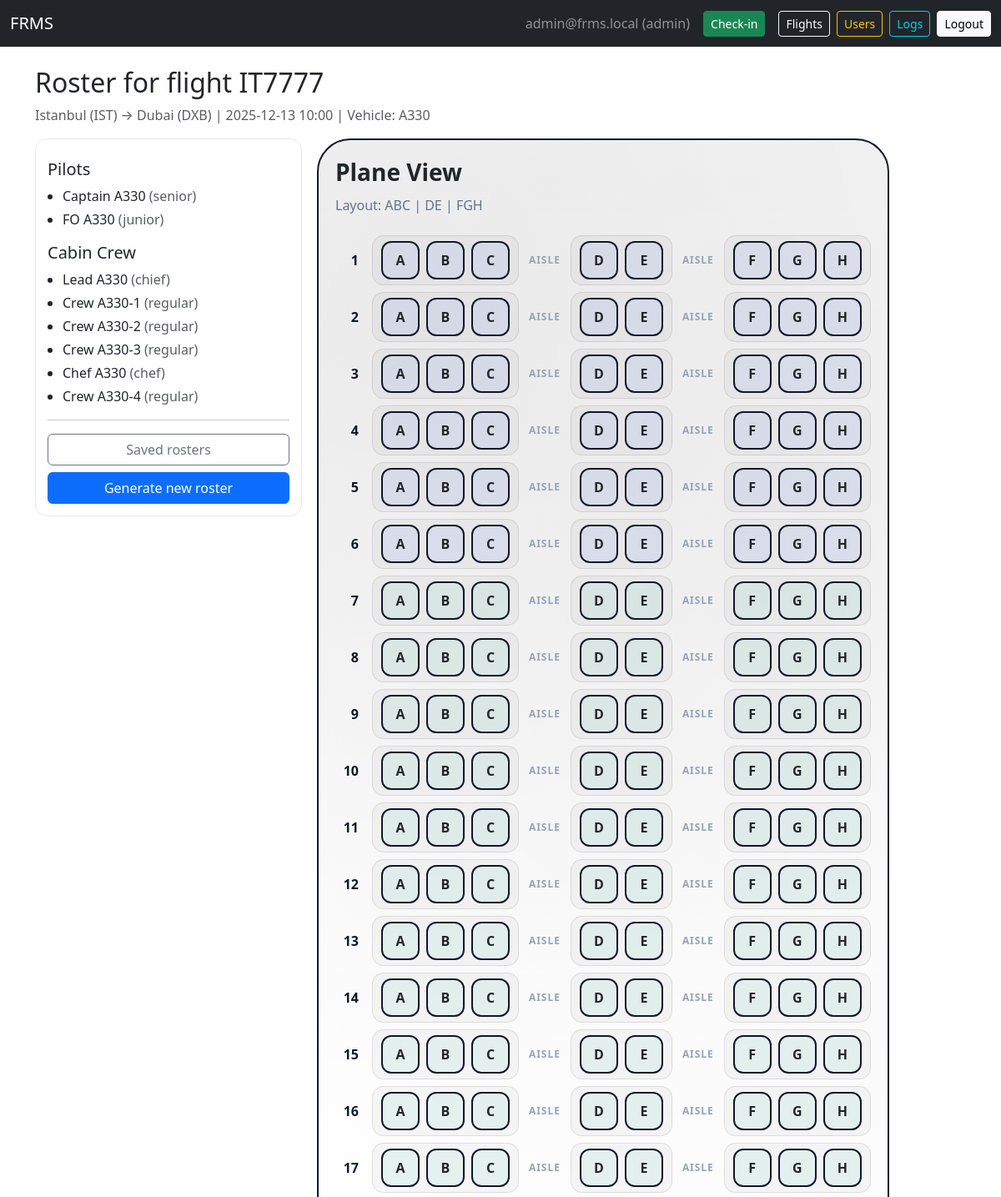
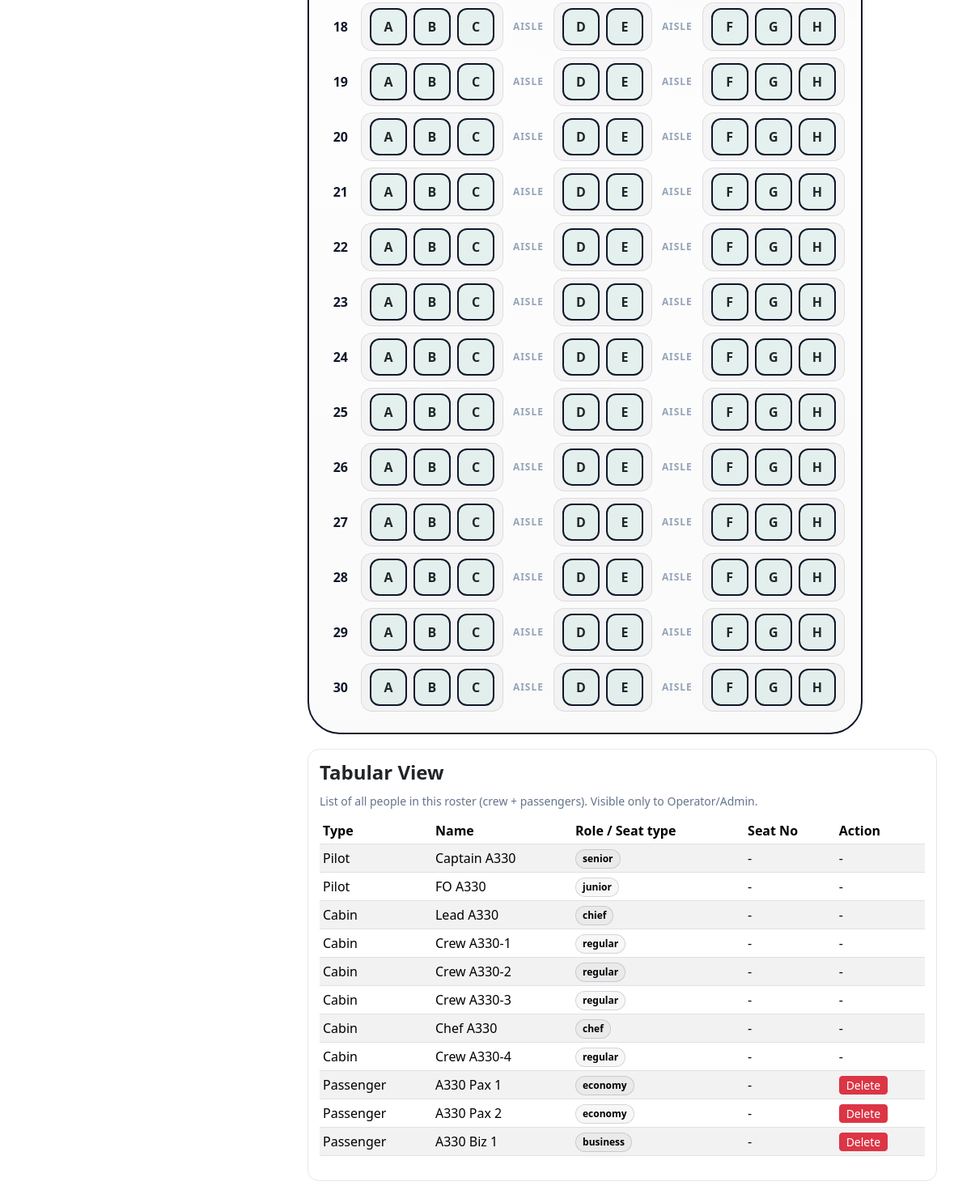
The app's page /flight/IT7777/roster (signed in) with its own data (2 pictures, top to bottom).
### tables this page shows
CREATE TABLE users (
            id INTEGER PRIMARY KEY AUTOINCREMENT,
            email TEXT UNIQUE NOT NULL,
            password_hash TEXT NOT NULL,
            role TEXT NOT NULL DEFAULT 'viewer'  -- admin, operator, viewer
        );

CREATE TABLE flights (
            id INTEGER PRIMARY KEY AUTOINCREMENT,
            flight_no TEXT UNIQUE NOT NULL,
            date_time TEXT NOT NULL,
            duration_minutes INTEGER,
            distance_km INTEGER,
            source TEXT,
            destination TEXT,
            vehicle_type TEXT,
            shared_flight_no TEXT,
            shared_company TEXT
        );

CREATE TABLE passengers (
            id INTEGER PRIMARY KEY AUTOINCREMENT,
            flight_no TEXT NOT NULL,
            name TEXT NOT NULL,
            age INTEGER,
            nationality TEXT,
            seat_type TEXT,  -- business or economy
            seat_no TEXT,    -- may be NULL
            group_id INTEGER,
            parent_id INTEGER
        , pnr TEXT, ssn TEXT);

### app.py (the view)
@app.route("/flight/<flight_no>/roster")
@login_required()
def view_latest_roster(flight_no):
    db = get_db()
    flight = db.execute("SELECT * FROM flights WHERE flight_no=?", (flight_no,)).fetchone()
    if not flight: return "Flight not found"
    row = db.execute("SELECT * FROM rosters WHERE flight_no=? ORDER BY created_at DESC LIMIT 1", (flight_no,)).fetchone()
    live_passengers = [dict(p) for p in db.execute("SELECT * FROM passengers WHERE flight_no=?", (flight_no,)).fetchall()]
    if row:
        roster_data = json.loads(row["data_json"])
        pilots = roster_data.get("pilots", [])
        cabin = roster_data.get("cabin", [])
        roster_id = row["id"]
    else:
        pilots = [dict(p) for p in db.execute("SELECT * FROM pilots LIMIT 2")]
        cabin = [dict(a) for a in db.execute("SELECT * FROM attendants LIMIT 4")]
        roster_id = None
    seat_rows = build_seat_rows(flight["vehicle_type"], live_passengers)
    return render_template("roster.html", user=current_user(), flight=flight,
                           pilots=pilots, cabin=cabin,
                           passengers=live_passengers, seat_rows=seat_rows, roster_id=roster_id)

### app.py (called while the page is built)
def get_db():
    if "db" not in g:
        g.db = sqlite3.connect(DATABASE)
        g.db.row_factory = sqlite3.Row
    return g.db

def build_seat_map(vtype):
    c = PLANE_LAYOUTS.get(vtype)
    seats = []
    if not c: return []
    for r in range(1, c["rows"] + 1):
        for col in c["cols"]:
            seats.append({"seat_no": f"{r}{col}", "seat_type": "business" if r <= c["biz"] else "economy"})
    return seats

def build_seat_rows(vehicle_type, passengers):
    seat_map = build_seat_map(vehicle_type)
    seat_lookup = {p["seat_no"]: p for p in passengers if p["seat_no"]}
    seat_rows_dict = defaultdict(list)
    for seat in seat_map:
        seat["occupant"] = seat_lookup.get(seat["seat_no"])
        row_num = int(''.join(ch for ch in seat["seat_no"] if ch.isdigit()))
        seat_rows_dict[row_num].append(seat)
    return {r: sorted(seat_rows_dict[r], key=lambda s: s["seat_no"]) for r in sorted(seat_rows_dict.keys())}

def current_user():
    if "user_id" not in session: return None
    return get_db().execute("SELECT * FROM users WHERE id = ?", (session["user_id"],)).fetchone()

def login_required(role=None):
    from functools import wraps
    def decorator(func):
        @wraps(func)
        def wrapper(*args, **kwargs):
            user = current_user()
            if user is None:
                flash("Please log in first.", "warning")
                return redirect(url_for("login", next=request.path))
            if role and user["role"] != role:
                flash("Unauthorized.", "danger")
                return redirect(url_for("dashboard"))
            return func(*args, **kwargs)
        return wrapper
    return decorator

### templates/roster.html
{% extends "base.html" %}
{% block content %}
<h2 class="mb-2">Roster for flight {{ flight['flight_no'] }}</h2>
<p class="text-muted">
  {{ flight['source'] }} → {{ flight['destination'] }} |
  {{ flight['date_time'] }} |
  Vehicle: {{ flight['vehicle_type'] }}
</p>
{% include "roster_partial.html" %}
{% endblock %}

### templates/base.html (shortened to what this page needs)
<!doctype html>
<html lang="en">
<head>
  <link href="https://cdn.jsdelivr.net/npm/bootstrap@5.3.2/dist/css/bootstrap.min.css" rel="stylesheet">
</head>
<body>
  <nav class="navbar navbar-expand-lg navbar-dark bg-dark mb-4">
    <div class="container-fluid">
      <a class="navbar-brand" href="{{ url_for('home') }}">FRMS</a>
      <div class="d-flex align-items-center">
        {% if user %}
        <span class="navbar-text me-3 text-white-50">{{ user['email'] }} ({{ user['role'] }})</span>
        <a class="btn btn-success btn-sm me-3" href="{{ url_for('checkin') }}">Check-in</a>
        <a class="btn btn-outline-light btn-sm me-2" href="{{ url_for('flight_search') }}">Flights</a>
        {% if user['role'] == 'admin' %}
        <a class="btn btn-outline-warning btn-sm me-2" href="{{ url_for('manage_users') }}">Users</a>
        <a class="btn btn-outline-info btn-sm me-2" href="{{ url_for('view_logs') }}">Logs</a>
        {% endif %}
        <a class="btn btn-light btn-sm" href="{{ url_for('logout') }}">Logout</a>
        {% else %}
        <a class="btn btn-outline-light btn-sm me-2" href="{{ url_for('login') }}">Login</a>
        <a class="btn btn-light btn-sm" href="{{ url_for('register') }}">Register</a>
        {% endif %}
      </div>
    </div>
  </nav>
  <div class="container mb-5">
    {% block content %}{% endblock %}
  </div>
</body>
</html>

### templates/roster_partial.html (shortened to what this page needs)
<div class="plane-wrap">
    <div class="crew-card">
        <h5>Pilots</h5>
        <ul class="crew-list">
            {% if pilots %}
            {% for p in pilots %}
            <li>{{ p['name'] }} <span class="text-muted">({{ p['seniority'] }})</span></li>
            {% endfor %}
            {% else %}
            <li class="text-muted"><small>No pilot info</small></li>
            {% endif %}
        </ul>
        <h5 class="mt-3">Cabin Crew</h5>
        <ul class="crew-list">
            {% if cabin %}
            {% for c in cabin %}
            <li>{{ c['name'] }} <span class="text-muted">({{ c.get('attendant_type','') }})</span></li>
            {% endfor %}
            {% else %}
            <li class="text-muted"><small>No cabin info</small></li>
            {% endif %}
        </ul>
        {% if roster_id %}
        <hr>
        <div class="d-grid gap-2">
            <a class="btn btn-outline-secondary"
                href="{{ url_for('list_saved_rosters', flight_no=flight['flight_no']) }}">
                Saved rosters
            </a>
            <a class="btn btn-primary" href="{{ url_for('generate_roster', flight_no=flight['flight_no']) }}">
                Generate new roster
            </a>
        </div>
        {% endif %}
    </div>
    <div class="right-col">
        <div class="views-grid">
            <div class="plane-body">
                <h3 class="plane-title">Plane View</h3>
                <p class="plane-sub">
                    {% if flight['vehicle_type'] == 'A330' %}
                    Layout: ABC | DE | FGH
                    {% else %}
                    Layout: ABC | DEF
                    {% endif %}
                </p>
                <div class="seat-grid">
                    {% for row_num, seats in seat_rows.items() %}
                    {% set seat_by_col = {} %}
                    <div class="seat-row">
                        <div class="row-num">{{ row_num }}</div>
                        <div class="row-seats">
                            {% if flight['vehicle_type'] == 'A330' %}
                            <div class="seat-block">
                                {% for col in ['A','B','C'] %}
                                {% set s = seat_by_col.get(col) %}
                                {% if s %}
                                <div class="seat {{ s['seat_type'] }} {% if s.get('occupant') %}occupied{% endif %}">
                                    {{ col }}
                                </div>
                                {% endif %}
                                {% endfor %}
                            </div>
                            <div class="aisle-label">aisle</div>
                            <div class="seat-block">
                                {% for col in ['D','E'] %}
                                {% set s = seat_by_col.get(col) %}
                                {% if s %}
                                <div class="seat {{ s['seat_type'] }} {% if s.get('occupant') %}occupied{% endif %}">
                                    {{ col }}
                                </div>
                                {% endif %}
                                {% endfor %}
                            </div>
                            <div class="aisle-label">aisle</div>
                            <div class="seat-block">
                                {% for col in ['F','G','H'] %}
                                {% set s = seat_by_col.get(col) %}
                                {% if s %}
                                <div class="seat {{ s['seat_type'] }} {% if s.get('occupant') %}occupied{% endif %}">
                                    {{ col }}
                                </div>
                                {% endif %}
                                {% endfor %}
                            </div>
                            {% endif %}
                        </div>
                    </div>
                    {% endfor %}
                </div>
            </div>
            {% if user and user['role'] in ['admin','operator'] and pilots %}
            <div class="tab-card">
                <h4>Tabular View</h4>
                <div class="tab-help">
                    List of all people in this roster (crew + passengers). Visible only to Operator/Admin.
                </div>
                <div class="table-responsive">
                    <table class="table table-sm table-striped align-middle">
                        <thead>
                            <tr>
                                <th>Type</th>
                                <th>Name</th>
                                <th>Role / Seat type</th>
                                <th>Seat No</th>
                                {% if user and user['role'] in ['admin', 'operator'] %}
                                <th>Action</th>
                                {% endif %}
                            </tr>
                        </thead>
                        <tbody>
                            {% for p in pilots %}
                            <tr>
                                <td>Pilot</td>
                                <td>{{ p['name'] }}</td>
                                <td><span class="pill">{{ p['seniority'] }}</span></td>
                                <td>-</td>
                                {% if user and user['role'] in ['admin', 'operator'] %}
                                <td>-</td>
                                {% endif %}
                            </tr>
                            {% endfor %}
                            {% for c in cabin %}
                            <tr>
                                <td>Cabin</td>
                                <td>{{ c['name'] }}</td>
                                <td><span class="pill">{{ c.get('attendant_type','crew') }}</span></td>
                                <td>-</td>
                                {% if user and user['role'] in ['admin', 'operator'] %}
                                <td>-</td>
                                {% endif %}
                            </tr>
                            {% endfor %}
                            {% for pax in passengers %}
                            <tr>
                                <td>Passenger</td>
                                <td>{{ pax['name'] }}</td>
                                <td>
                                    <span class="pill">{{ pax.get('seat_type','economy') }}</span>
                                </td>
                                <td>
                                    {% if pax.get('seat_no') %}{{ pax['seat_no'] }}{% else %}-{% endif %}
                                </td>
                                {% if user and user['role'] in ['admin', 'operator'] %}
                                <td>
                                    <form method="post" action="{{ url_for('delete_passenger', pax_id=pax['id']) }}"
                                        onsubmit="return confirm('Are you sure you want to delete this passenger?');">
                                        <button class="btn btn-sm btn-danger py-0">Delete</button>
                                    </form>
                                </td>
                                {% endif %}
                            </tr>
                            {% endfor %}
                        </tbody>
                    </table>
                </div>
            </div>
            {% endif %}
        </div>
    </div>
</div>

### templates/roster_partial.html (style rules this page uses)
.plane-wrap { display: grid; grid-template-columns: 320px 1fr; gap: 18px; align-items: start; }
.crew-card { border: 1px solid #e5e7eb; border-radius: 14px; padding: 14px; background: #fff; }
.crew-card h5 { margin: 10px 0 8px; }
.crew-list { margin: 0; padding-left: 18px; }
.crew-list li { margin: 4px 0; }
.right-col { display: block; }
.views-grid { display: grid; grid-template-columns: auto minmax(320px, 1fr); gap: 18px; align-items: start; }
.plane-body { position: relative; padding: 22px 20px 26px; border-radius: 40px; background: #ffffff; border: 2px solid #0f172a; overflow: hidden; display: inline-block; width: fit-content; }
.plane-body::before { content: ""; position: absolute; inset: 0; background: radial-gradient(circle at 10% 10%, rgba(0, 0, 0, 0.05) 0, transparent 45%), radial-gradient(circle at 90% 20%, rgba(0, 0, 0, 0.04) 0, transparent 55%), linear-gradient(to bottom, rgba(0, 0, 0, 0.02), transparent 40%, rgba(0, 0, 0, 0.02)); pointer-events: none; }
.plane-title { position: relative; margin: 0 0 10px; font-weight: 800; }
.plane-sub { position: relative; margin: 0 0 14px; color: #64748b; }
.seat-grid { position: relative; display: flex; flex-direction: column; gap: 8px; width: fit-content; padding-top: 10px; }
.seat-row { display: grid; grid-template-columns: 34px auto; align-items: center; gap: 10px; }
.row-num { font-weight: 700; color: #0f172a; text-align: right; padding-right: 6px; }
.row-seats { display: flex; align-items: center; gap: 12px; width: fit-content; flex-wrap: nowrap; }
.seat-block { display: flex; gap: 8px; padding: 6px 10px; border-radius: 14px; background: rgba(15, 23, 42, 0.03); border: 1px solid rgba(15, 23, 42, 0.10); }
.aisle-label { font-size: 12px; color: #94a3b8; font-weight: 800; letter-spacing: 0.08em; text-transform: uppercase; user-select: none; }
.seat { width: 46px; height: 46px; border: 2px solid #0f172a; border-radius: 12px; display: grid; place-items: center; font-weight: 800; background: #fff; position: relative; user-select: none; line-height: 1; }
.seat.business { background: rgba(37, 99, 235, 0.08); }
.seat.economy { background: rgba(16, 185, 129, 0.07); }
.tab-card { border: 1px solid #e5e7eb; border-radius: 14px; background: #fff; padding: 14px; min-height: 200px; }
.tab-card h4 { margin: 0 0 10px; font-weight: 800; }
.tab-help { color: #64748b; margin-bottom: 10px; font-size: 14px; }
.pill { display: inline-block; padding: 2px 8px; border-radius: 999px; border: 1px solid rgba(15, 23, 42, 0.15); background: rgba(15, 23, 42, 0.03); font-weight: 700; font-size: 12px; }
@media (max-width: 1200px) { .views-grid { grid-template-columns: 1fr; } }

### records on screen
users: email "admin@frms.local", role "admin"
flights: flight_no "IT7777", source "Istanbul (IST)", destination "Dubai (DXB)", date_time "2025-12-13 10:00", vehicle_type "A330"
passengers: name "A330 Pax 1", get "economy"
passengers: name "A330 Pax 2", get "economy"
passengers: name "A330 Biz 1", get "business"

### other values on screen
{{ p['name'] }} "Captain A330" "FO A330"
{{ p['seniority'] }} "senior" "junior"
{{ c['name'] }} "Lead A330" "Crew A330-1" "Crew A330-2" "Crew A330-3" "Chef A330" "Crew A330-4"
{{ c.get('attendant_type','') }} "chief" "regular" "regular" "regular" "chef" "regular"
{{ row_num }} "1" "2" "3" "4" "5" "6" "7" "8" "9" "10" "11" "12" "13" "14" "15" "16" "17" "18" "19" "20" "21" "22" "23" "24" "25" "26" "27" "28" "29" "30"
{{ col }} "A" "B" "C" "A" "B" "C" "A" "B" "C" "A" "B" "C" "A" "B" "C" "A" "B" "C" "A" "B" "C" "A" "B" "C" "A" "B" "C" "A" "B" "C" "A" "B" "C" "A" "B" "C" "A" "B" "C" "A" "B" "C" "A" "B" "C" "A" "B" "C" "A" "B" "C" "A" "B" "C" "A" "B" "C" "A" "B" "C" "A" "B" "C" "A" "B" "C" "A" "B" "C" "A" "B" "C" "A" "B" "C" "A" "B" "C" "A" "B" "C" "A" "B" "C" "A" "B" "C" "A" "B" "C"
{{ col }} "D" "E" "D" "E" "D" "E" "D" "E" "D" "E" "D" "E" "D" "E" "D" "E" "D" "E" "D" "E" "D" "E" "D" "E" "D" "E" "D" "E" "D" "E" "D" "E" "D" "E" "D" "E" "D" "E" "D" "E" "D" "E" "D" "E" "D" "E" "D" "E" "D" "E" "D" "E" "D" "E" "D" "E" "D" "E" "D" "E"
{{ col }} "F" "G" "H" "F" "G" "H" "F" "G" "H" "F" "G" "H" "F" "G" "H" "F" "G" "H" "F" "G" "H" "F" "G" "H" "F" "G" "H" "F" "G" "H" "F" "G" "H" "F" "G" "H" "F" "G" "H" "F" "G" "H" "F" "G" "H" "F" "G" "H" "F" "G" "H" "F" "G" "H" "F" "G" "H" "F" "G" "H" "F" "G" "H" "F" "G" "H" "F" "G" "H" "F" "G" "H" "F" "G" "H" "F" "G" "H" "F" "G" "H" "F" "G" "H" "F" "G" "H" "F" "G" "H"
{{ c.get('attendant_type','crew') }} "chief" "regular" "regular" "regular" "chef" "regular"
